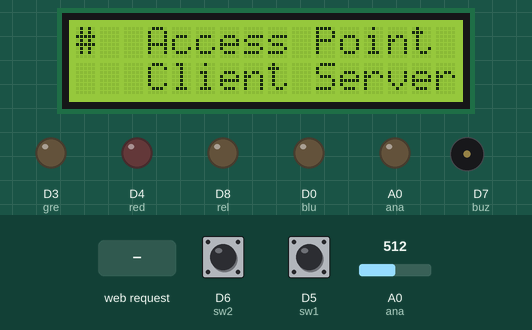
Recording of a sketch running on a simulated ESP8266 (NodeMCU). On the bench: 16×2 character LCD, output pins drawn as LEDs (lit = HIGH), buzzer (waves = sounding, pin HIGH). The test bench sets the inputs (shaded band); at power-on: D5 (sw1) LOW, D6 (sw2) LOW, A0 (ana) = 512. WiFi joins after 1.5 s; servers stay silent unless stated; what the sketch prints to the serial monitor is not drawn.

Above: at 2.3 s.
2.4 s: D5 (sw1) pulled HIGH for 1 s
At 4.6 s:
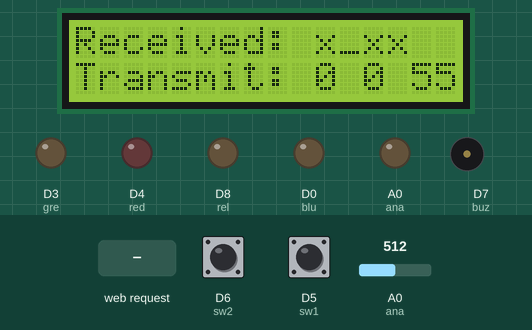
5.5 s: HTTP request GET /?m2n=a received
At 6.6 s:
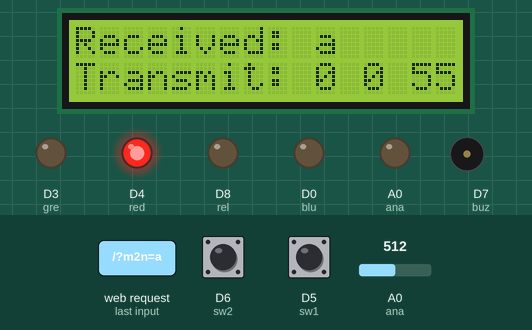
7.1 s: HTTP request GET /?m2n=b received
At 7.6 s:
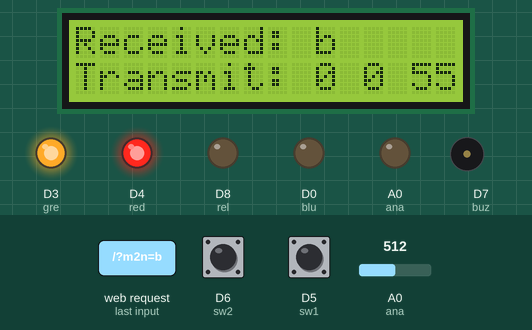
8.8 s: HTTP request GET /?m2n=x received
At 9.8 s:
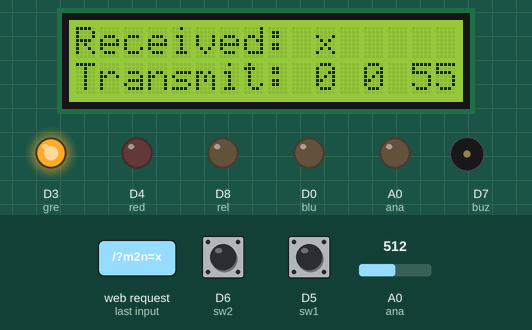
10.5 s: HTTP request GET /?m2n=y received
At 12.0 s:
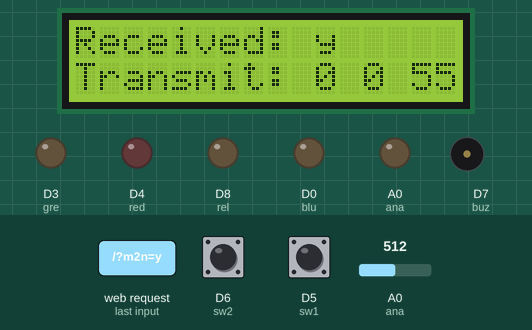
12.3 s: HTTP request GET /?m2n=1 received
At 13.7 s:
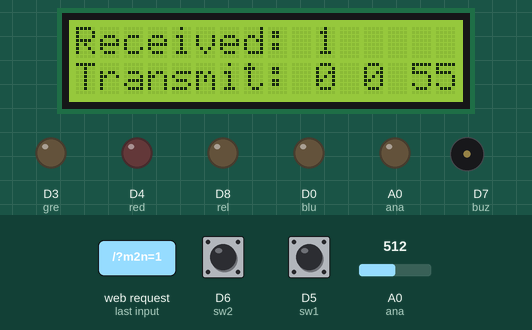
Timing chart, 0 to 14.9 s (numbered marks = the images above; inputs shaded):
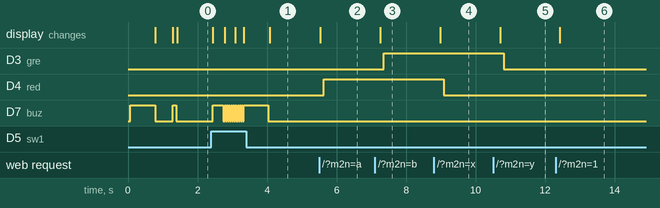

The sketch:

Dual_Mode_AP_and_CS_with_LCD1602.ino
```cpp
#include <Wire.h>
#include <LiquidCrystal_I2C.h>
LiquidCrystal_I2C lcd(0x27, 16, 2);

#include <ESP8266WiFi.h>
#include <WiFiClient.h>
#include <ESP8266WebServer.h>
ESP8266WebServer server(80);

WiFiServer myServer(80);

const String ssid = "Mh_Mi2N";
const String pass = "87654321";


#define ana A0
#define sw1 D5
#define buz D7
#define sw2 D6
#define red D4
#define blu D0
#define gre D3
#define rel D8

bool ac = true;

void setup() {
  pinMode (ana, OUTPUT);
  pinMode (sw1, INPUT);
  pinMode (buz, OUTPUT);
  pinMode (sw2, INPUT);
  pinMode (red, OUTPUT);
  pinMode (blu, OUTPUT);
  pinMode (gre, OUTPUT);
  pinMode (rel, OUTPUT);

  Serial.begin(115200);

  lcd.begin();
  lcd.clear();

  digitalWrite(buz, 1);
  lcd.setCursor(1, 0);
  lcd.print("Mahadi Hassan");
  lcd.setCursor(4, 1);
  lcd.print("MITHUN");
  delay(700);
  lcd.clear();
  digitalWrite(buz, 0);


  disp(500);
  buzz(100);

  lcd.setCursor(3, 0);
  lcd.print("Access Point");
  lcd.setCursor(3, 1);
  lcd.print("Client Server");

  while (!digitalRead(sw1)) {
    if (digitalRead(sw2)) {
      buzz(100);
      ac = !ac;
    }
    if (ac) {
      lcd.setCursor(0, 0);
      lcd.print("#");
      lcd.setCursor(0, 1);
      lcd.print(" ");

    }
    else {
      lcd.setCursor(0, 0);
      lcd.print(" ");
      lcd.setCursor(0, 1);
      lcd.print("#");
    }
    delay(50);
  }
  budi(300);


  //--------------------------ap(setUp)---------
  if (ac) {
    WiFi.mode(WIFI_AP);
    WiFi.softAP(ssid, pass);

    Serial.print("\nAP IP address: ");
    Serial.println(WiFi.softAPIP());
    lcd.clear();
    lcd.setCursor(3, 0);
    lcd.print("IP Address:");
    lcd.setCursor(2, 1);
    lcd.print(WiFi.softAPIP());

    while (!digitalRead(sw1)) {
      delay(100);
    }
    // Starting WEB-server
    server.on ( "/", HTTP_handleRoot );
    server.onNotFound ( HTTP_handleRoot );
    server.begin();
  }

  //  ------------------------cs(setUp)-------------
  else {
    WiFi.begin(ssid, pass);
    Serial.println();

    lcd.clear();
    lcd.setCursor(0, 0);
    lcd.print("Wi-Fi Connecting");
    lcd.setCursor(0, 1);
    delay(500);
    int i = 0;
    while (WiFi.status() != WL_CONNECTED) {
      Serial.print(".");

      if (i == 8) {
        i = 0;
        lcd.setCursor(0, 1);
        lcd.print("                ");
        lcd.setCursor(0, 1);
      }
      lcd.print(". ");
      buzz(200);
      delay(300);
      i++;
    }

    budi(700);

    Serial.println();
    Serial.println(WiFi.localIP());

    lcd.clear();
    lcd.setCursor(3, 0);
    lcd.print("IP Address:");
    lcd.setCursor(1, 1);
    lcd.print(WiFi.localIP());


    while (!digitalRead(sw1)) {
      delay(100);
    }

    myServer.begin();


  }


  lcd.clear();
  lcd.setCursor(0, 0);
  lcd.print("Web Server Being");
  lcd.setCursor(0, 1);
  for (int i = 0; i <= 8; i++) {
    lcd.print(". ");
    buzz(30);
    delay(30);
  }
  budi(700);
  lcd.clear();

  lcd.setCursor(0, 1);
  lcd.print("Transmit: ");
  lcd.setCursor(0, 0);
  lcd.print("Received: x_xx");

}

void loop() {
  String str = "";

  while (ac) { //------------------ap----------------------

    server.handleClient();
    if (server.hasArg("m2n")) {
      str = server.arg("m2n");
      Serial.println(str);

      lcd.setCursor(0, 0);
      lcd.print("                ");
      lcd.setCursor(0, 0);
      lcd.print("Received: " + str);
      delay(100);

      execute(str);
    }

    lcd.setCursor(0, 1);
    lcd.print("\t\t\t\t");
    lcd.setCursor(0, 1);
    lcd.print("Transmit: " + (String) digitalRead(sw1) + " " + (String) digitalRead(sw2) + " " + (String) map(analogRead(ana), 0, 1024, 10, 99));
    delay(100);

  }
  while (!ac) { //-------------client server---------------

    WiFiClient client = myServer.available();
    if (client) {
      String str = client.readStringUntil('\n');
      str = str.substring(5, str.length() - 10);
      if (str == "favicon.ico") {
        return;
      }
      Serial.println(str);

      client.println("<!DOCTYPE HTML>");
      client.println("<HTML>");
      client.println("<H1 style='color:blue;FONT-SIZE: 50px;'> LED CONTROL Develop By Mithun </H1>");
      client.println("<br />");

      if (digitalRead(sw1)) {
        client.println("<H2> M Switch ON </H2>");

      }
      else {
        client.println("<H2> M Switch OFF </H2>");
      }

      if (digitalRead(sw2)) {
        client.println("<H2> N Switch ON </H2>");

      }
      else {
        client.println("<H2> N Switch OFF </H2>");
      }

      client.println("<H2> Pot: "+(String)analogRead(ana)+"</H2>");


      client.println("<a href=\"/a\"\"> <button style='FONT-SIZE: 50px; HEIGHT: 200px;WIDTH: 300px; 126px; Margin-right: 10px; TOP: 200px;'> LED ON </button> </a>");
      client.println("<a href=\"/x\"\"> <button style='FONT-SIZE: 50px; HEIGHT: 200px; WIDTH: 300px; 126px; Margin-left: 100px; TOP: 200px;'> LED OFF </button> </a>");
      client.println("<a href=\"/b\"\"> <button style='FONT-SIZE: 50px; HEIGHT: 200px;WIDTH: 300px; 126px; Margin-right: 10px; TOP: 200px;'> LED ON </button> </a>");
      client.println("<a href=\"/y\"\"> <button style='FONT-SIZE: 50px; HEIGHT: 200px; WIDTH: 300px; 126px; Margin-left: 100px; TOP: 200px;'> LED OFF </button> </a>");
      client.println("<a href=\"/c\"\"> <button style='FONT-SIZE: 50px; HEIGHT: 200px;WIDTH: 300px; 126px; Margin-right: 10px; TOP: 200px;'> LED ON </button> </a>");
      client.println("<a href=\"/z\"\"> <button style='FONT-SIZE: 50px; HEIGHT: 200px; WIDTH: 300px; 126px; Margin-left: 100px; TOP: 200px;'> LED OFF </button> </a>");
      client.println("</html>");

      delay(1);

      lcd.setCursor(0, 0);
      lcd.print("                ");
      lcd.setCursor(0, 0);
      lcd.print("Received: " + str);
      delay(100);

      execute(str);
    }

    lcd.setCursor(0, 1);
    lcd.print("\t\t\t\t");
    lcd.setCursor(0, 1);
    lcd.print("Transmit: " + (String) digitalRead(sw1) + " " + (String) digitalRead(sw2) + " " + (String) map(analogRead(ana), 0, 1024, 10, 99));
    delay(100);

  }

}


//----------------------------function--------------------------------

void buzz(int d) {
  digitalWrite(buz, HIGH);
  delay(d);
  digitalWrite(buz, LOW);
}
void disp(int d) {
  lcd.noDisplay();
  delay(d);
  lcd.display();
}
void budi(int d) {
  digitalWrite(buz, 1);
  lcd.noDisplay();
  delay(d);
  lcd.display();
  digitalWrite(buz, 0);
}

void HTTP_handleRoot(void) {
  //server.send (200, "<html>");
  //server.send (200, "<h>Mahadi Hassan</h>");
  //server.send (200, "</html>");

  server.send (200, "<!DOCTYPE HTML>");
  server.send (200, "<HTML>");
  server.send (200, "<H1 style='color:blue;FONT-SIZE: 50px;'> LED CONTROL Develop By Mithun </H1>");
  server.send (200, "<br />");

  if (digitalRead(sw1))
    server.send (200, "<H2> LED ON </H2>");
  else
    server.send (200, "<H2> LED OFF </H2>");

  server.send (200, "<a href=\"/a\"\"> <button style='FONT-SIZE: 50px; HEIGHT: 200px;WIDTH: 300px; 126px; Margin-right: 10px; TOP: 200px;'> LED ON </button> </a>");
  server.send (200, "<a href=\"/x\"\"> <button style='FONT-SIZE: 50px; HEIGHT: 200px; WIDTH: 300px; 126px; Margin-left: 100px; TOP: 200px;'> LED OFF </button> </a>");
  server.send (200, "<a href=\"/b\"\"> <button style='FONT-SIZE: 50px; HEIGHT: 200px;WIDTH: 300px; 126px; Margin-right: 10px; TOP: 200px;'> LED ON </button> </a>");
  server.send (200, "<a href=\"/y\"\"> <button style='FONT-SIZE: 50px; HEIGHT: 200px; WIDTH: 300px; 126px; Margin-left: 100px; TOP: 200px;'> LED OFF </button> </a>");
  server.send (200, "<a href=\"/c\"\"> <button style='FONT-SIZE: 50px; HEIGHT: 200px;WIDTH: 300px; 126px; Margin-right: 10px; TOP: 200px;'> LED ON </button> </a>");
  server.send (200, "<a href=\"/z\"\"> <button style='FONT-SIZE: 50px; HEIGHT: 200px; WIDTH: 300px; 126px; Margin-left: 100px; TOP: 200px;'> LED OFF </button> </a>");
  server.send (200, "</html>");

  delay(1);
}

void execute(String s) {
  if (s == "a") {
    digitalWrite(red, 1);
  }
  else if (s == "x") {
    digitalWrite(red, 0);
  }
  if (s == "b") {
    digitalWrite(gre, 1);
  }
  else if (s == "y") {
    digitalWrite(gre, 0);
  }
  if (s == "c") {
    digitalWrite(blu, 1);
  }
  else if (s == "z") {
    digitalWrite(blu, 0);
  }
}
```

Measured:
- after the input at 2.4 s, D7 (buz): goes HIGH 0.30 s, 9 × (LOW 0.05 s, HIGH 0.03 s), LOW 0.03 s, HIGH 0.70 s, then LOW, starting at once; the display: first changes at once (image 1 shows a later state)
- after the input at 5.5 s, D4 (red): LOW → HIGH after 0.13 s; the display: changes at once (image 2)
- after the input at 7.1 s, D3 (gre): LOW → HIGH after 0.25 s; the display: changes after 0.15 s (image 3)
- after the input at 8.8 s, D4 (red): HIGH → LOW after 0.28 s; the display: changes after 0.18 s (image 4)
- after the input at 10.5 s, D3 (gre): HIGH → LOW after 0.30 s; the display: changes after 0.20 s (image 5)
- after the input at 12.3 s, the display: changes after 0.13 s (image 6)
